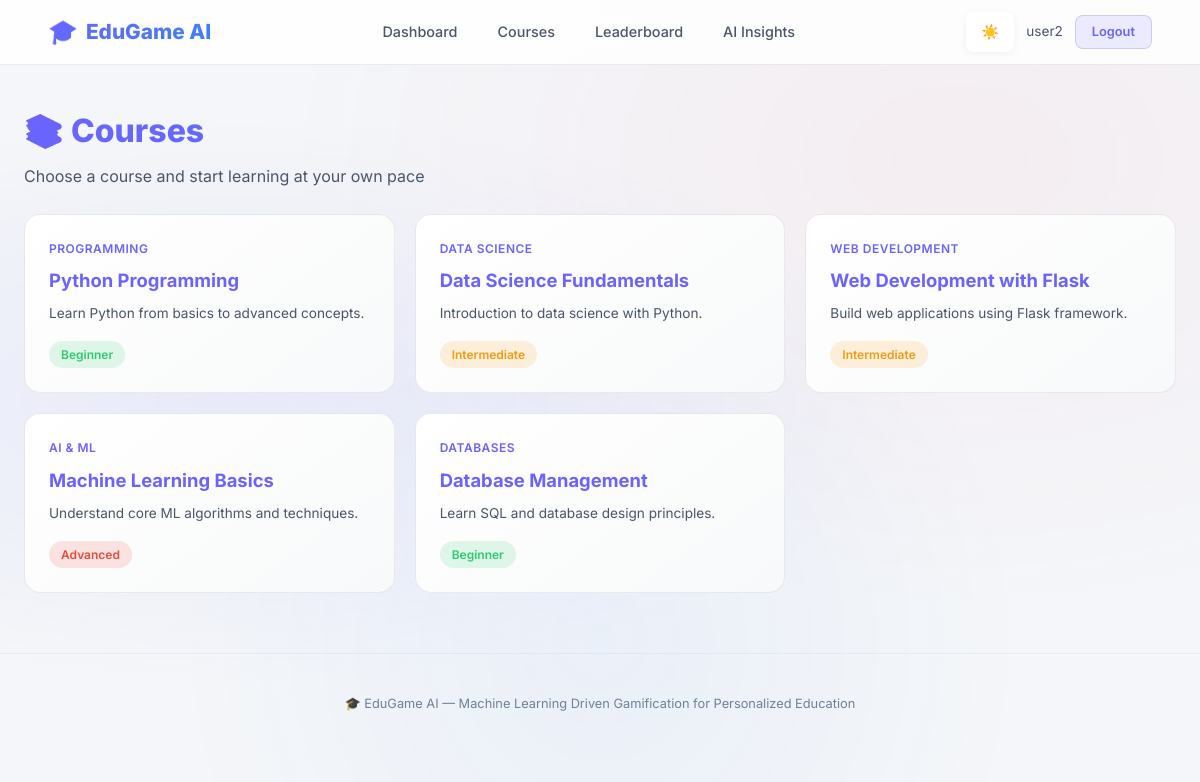
/courses (signed in), run on the app's committed database.
### tables this page shows
CREATE TABLE courses (
    id INTEGER PRIMARY KEY AUTOINCREMENT,
    title TEXT NOT NULL,
    description TEXT,
    difficulty TEXT DEFAULT 'beginner',  -- beginner, intermediate, advanced
    category TEXT,
    created_at TIMESTAMP DEFAULT CURRENT_TIMESTAMP
);

### modules/courses.py (the view)
@courses_bp.route('/courses')
def course_list():
    if 'user_id' not in session:
        return redirect(url_for('auth.login'))
    if session.get('role') == 'teacher':
        return redirect(url_for('analytics.teacher_dashboard'))
    courses = get_all_courses()
    return render_template('courses.html', courses=courses)

### database/init_db.py (called while the page is built)
def get_db():
    conn = sqlite3.connect(DB_PATH)
    conn.row_factory = sqlite3.Row
    conn.execute("PRAGMA foreign_keys = ON")
    return conn

### models/course.py (called while the page is built)
def get_all_courses():
    conn = get_db()
    courses = conn.execute("SELECT * FROM courses ORDER BY id").fetchall()
    conn.close()
    return courses

### templates/courses.html (shortened to what this page needs)
{% extends "base.html" %}
{% block content %}
<div class="container">
    <div class="page-header">
        <h1>📚 Courses</h1>
        <p>Choose a course and start learning at your own pace</p>
    </div>
    <div class="grid-3">
        {% for course in courses %}
        <a href="{{ url_for('courses.course_detail', course_id=course['id']) }}" class="course-card animate-in animate-delay-{{ loop.index % 4 + 1 }}" style="text-decoration:none;">
            <div class="course-category">{{ course['category'] }}</div>
            <h3>{{ course['title'] }}</h3>
            <p>{{ course['description'] }}</p>
            <div>
                <span class="difficulty-badge difficulty-{{ course['difficulty'] }}">{{ course['difficulty']|capitalize }}</span>
            </div>
        </a>
        {% endfor %}
    </div>
</div>
{% endblock %}

### static/css/style.css (style rules this page uses)
:root { --bg-primary: #f4f6f9; --bg-secondary: #ffffff; --bg-card: #ffffff; --bg-card-hover: #f8f9fa; --text-primary: #2d3748; --text-secondary: #4a5568; --text-muted: #718096; --accent-primary: #6c63ff; --accent-secondary: #ff6584; --accent-success: #2ecc71; --accent-warning: #f39c12; --accent-danger: #e74c3c; --accent-info: #3498db; --gradient-primary: linear-gradient(135deg, #6c63ff, #3b82f6); --gradient-secondary: linear-gradient(135deg, #ff6584, #ff8a5c); --gradient-success: linear-gradient(135deg, #2ecc71, #27ae60); --gradient-card: linear-gradient(145deg, #ffffff, #f8f9fa); --shadow-sm: 0 2px 8px rgba(0, 0, 0, 0.05); --shadow-md: 0 4px 16px rgba(0, 0, 0, 0.08); --shadow-lg: 0 8px 32px rgba(0, 0, 0, 0.12); --shadow-glow: 0 0 20px rgba(108, 99, 255, 0.2); --border-color: rgba(0, 0, 0, 0.08); --header-bg: rgba(255, 255, 255, 0.85); --radius-sm: 8px; --radius-md: 12px; --radius-lg: 16px; --radius-xl: 24px; --transition: all 0.3s cubic-bezier(0.4, 0, 0.2, 1); }
*, *::before, *::after { margin: 0; padding: 0; box-sizing: border-box; }
html { scroll-behavior: smooth; }
body { font-family: "Inter", -apple-system, sans-serif; background: var(--bg-primary); color: var(--text-primary); line-height: 1.6; min-height: 100vh; overflow-x: hidden; }
body::before { content: ""; position: fixed; top: 0; left: 0; width: 100%; height: 100%; background: radial-gradient( ellipse at 20% 50%, rgba(108, 99, 255, 0.08) 0%, transparent 50% ), radial-gradient( ellipse at 80% 20%, rgba(255, 101, 132, 0.06) 0%, transparent 50% ), radial-gradient( ellipse at 50% 80%, rgba(59, 130, 246, 0.05) 0%, transparent 50% ); pointer-events: none; z-index: 0; }
a { color: var(--accent-primary); text-decoration: none; transition: var(--transition); }
.container { max-width: 1200px; margin: 0 auto; padding: 0 24px; position: relative; z-index: 1; }
.page-header { padding: 40px 0 24px; }
.page-header h1 { font-size: 2rem; font-weight: 800; margin-bottom: 8px; background: var(--gradient-primary); -webkit-background-clip: text; -webkit-text-fill-color: transparent; background-clip: text; }
.page-header p { color: var(--text-secondary); font-size: 1rem; }
.grid-3 { display: grid; grid-template-columns: repeat(3, 1fr); gap: 20px; }
.course-card { background: var(--gradient-card); border: 1px solid var(--border-color); border-radius: var(--radius-lg); padding: 24px; transition: var(--transition); display: flex; flex-direction: column; }
.course-card .course-category { font-size: 0.75rem; font-weight: 600; text-transform: uppercase; letter-spacing: 0.5px; color: var(--accent-primary); margin-bottom: 8px; }
.course-card h3 { font-size: 1.15rem; font-weight: 700; margin-bottom: 8px; }
.course-card p { font-size: 0.85rem; color: var(--text-secondary); flex: 1; margin-bottom: 16px; }
.difficulty-badge { display: inline-block; padding: 4px 12px; border-radius: 999px; font-size: 0.75rem; font-weight: 600; }
.difficulty-beginner { background: rgba(46, 204, 113, 0.15); color: var(--accent-success); }
.difficulty-intermediate { background: rgba(243, 156, 18, 0.15); color: var(--accent-warning); }
.difficulty-advanced { background: rgba(231, 76, 60, 0.15); color: var(--accent-danger); }
.animate-in { animation: fadeInUp 0.5s ease forwards; }
.animate-delay-1 { animation-delay: 0.1s; opacity: 0; }
.animate-delay-2 { animation-delay: 0.2s; opacity: 0; }
.animate-delay-3 { animation-delay: 0.3s; opacity: 0; }
.animate-delay-4 { animation-delay: 0.4s; opacity: 0; }

### data on the page
courses: category "PROGRAMMING", title "Python Programming", description "Learn Python from basics to advanced concepts.", difficulty "Beginner"
courses: category "DATA SCIENCE", title "Data Science Fundamentals", description "Introduction to data science with Python.", difficulty "Intermediate"
courses: category "WEB DEVELOPMENT", title "Web Development with Flask", description "Build web applications using Flask framework.", difficulty "Intermediate"
courses: category "AI & ML", title "Machine Learning Basics", description "Understand core ML algorithms and techniques.", difficulty "Advanced"
courses: category "DATABASES", title "Database Management", description "Learn SQL and database design principles.", difficulty "Beginner"

### other printed values
{{ session.get('username', '') }} "user2"
